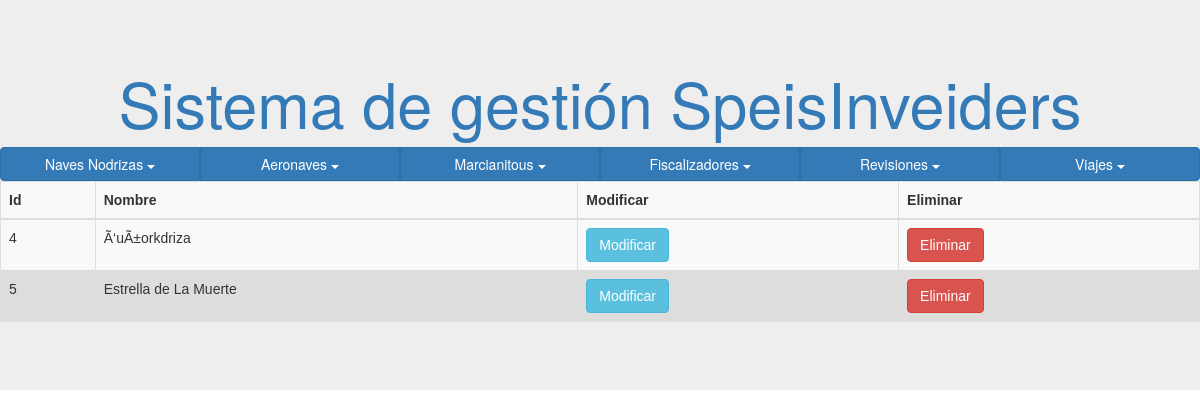
Before: /lnod.php with the older database file.
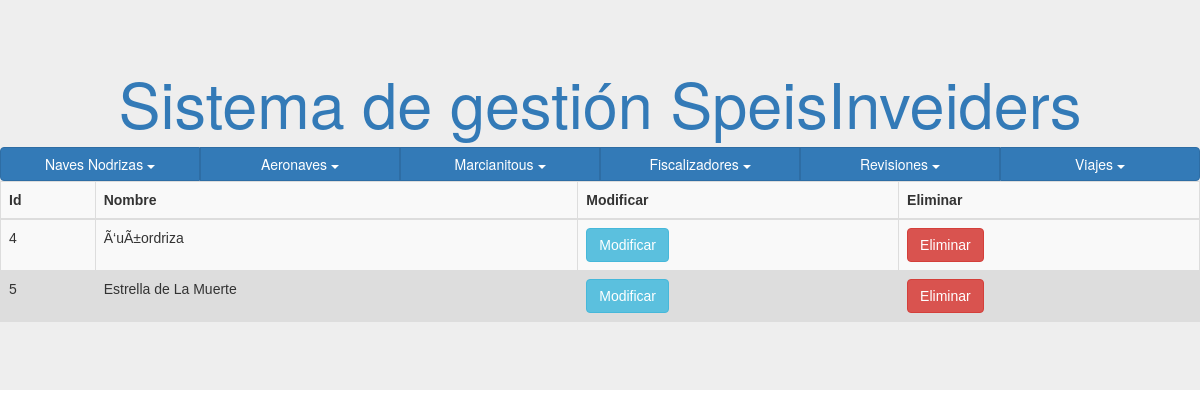
After: the same page with the newer database file.
### tables this page shows
CREATE TABLE `nodriza` (
  `id` int(11) NOT NULL,
  `nombre` text NOT NULL
);

### lnod.php (the view, shortened to what this page needs)
<!DOCTYPE html>
<?php
  include('conexion.php');
?>
<body>
<table class="table table-striped">
  <tr>
      <th>Id</th>
      <th>Nombre</th>
      <th>Modificar</th>
      <th>Eliminar</th>
  </tr>
        <tbody>
        	<?php
            $results = "SELECT * FROM nodriza";
            $result = $link->query($results);
            while($row = $result->fetch_assoc()) {
            ?>
            <tr>
                <td><?php echo $row['id']?></td>
                <td><?php echo $row['nombre']?></td>
                <td>
					<form method="POST" action="proc_mnod.php">
    					<input class="btn btn-info" type="submit" value="Modificar">
    				</form>
                </td>
                <td>
                	<form method="POST" action="proc_enod.php">
    					<input class="btn btn-danger" type="submit" value="Eliminar">
    				</form>
                </td>
            </tr>
            <?php
            }
            ?>
        </tbody>
    </table>
</body>
</html>

Changed rows visible on the page:
changed nodriza id 4: nombre "Ã‘uÃ±orkdriza" → "Ã‘uÃ±ordriza"
